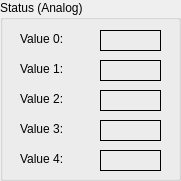
    <widget class="QGroupBox" name="groupBox_8">
     <property name="geometry">
      <rect>
       <x>320</x>
       <y>520</y>
       <width>181</width>
       <height>181</height>
      </rect>
     </property>
     <property name="title">
      <string>Status (Analog)</string>
     </property>
     <widget class="PyDMLabel" name="PyDMLabel_182">
      <property name="geometry">
       <rect>
        <x>20</x>
        <y>90</y>
        <width>66</width>
        <height>17</height>
       </rect>
      </property>
      <property name="toolTip">
       <string/>
      </property>
      <property name="text">
       <string>Value 2:</string>
      </property>
     </widget>
     <widget class="PyDMLabel" name="PyDMLabel_183">
      <property name="geometry">
       <rect>
        <x>20</x>
        <y>30</y>
        <width>66</width>
        <height>17</height>
       </rect>
      </property>
      <property name="toolTip">
       <string/>
      </property>
      <property name="text">
       <string>Value 0:</string>
      </property>
     </widget>
     <widget class="PyDMLabel" name="PyDMLabel_184">
      <property name="geometry">
       <rect>
        <x>20</x>
        <y>120</y>
        <width>66</width>
        <height>17</height>
       </rect>
      </property>
      <property name="toolTip">
       <string/>
      </property>
      <property name="text">
       <string>Value 3:</string>
      </property>
     </widget>
     <widget class="PyDMLabel" name="PyDMLabel_185">
      <property name="geometry">
       <rect>
        <x>20</x>
        <y>150</y>
        <width>66</width>
        <height>17</height>
       </rect>
      </property>
      <property name="toolTip">
       <string/>
      </property>
      <property name="text">
       <string>Value 4:</string>
      </property>
     </widget>
     <widget class="PyDMLabel" name="PyDMLabel_186">
      <property name="geometry">
       <rect>
        <x>20</x>
        <y>60</y>
        <width>66</width>
        <height>17</height>
       </rect>
      </property>
      <property name="toolTip">
       <string/>
      </property>
      <property name="text">
       <string>Value 1:</string>
      </property>
     </widget>
     <widget class="PyDMLabel" name="PyDMLabel_38">
      <property name="geometry">
       <rect>
        <x>100</x>
        <y>30</y>
        <width>61</width>
        <height>21</height>
       </rect>
      </property>
      <property name="toolTip">
       <string/>
      </property>
      <property name="frameShape">
       <enum>QFrame::Box</enum>
      </property>
      <property name="text">
       <string/>
      </property>
      <property name="precision" stdset="0">
       <number>0</number>
      </property>
      <property name="showUnits" stdset="0">
       <bool>false</bool>
      </property>
      <property name="precisionFromPV" stdset="0">
       <bool>false</bool>
      </property>
      <property name="alarmSensitiveContent" stdset="0">
       <bool>false</bool>
      </property>
      <property name="alarmSensitiveBorder" stdset="0">
       <bool>false</bool>
      </property>
      <property name="PyDMToolTip" stdset="0">
       <string/>
      </property>
      <property name="channel" stdset="0">
       <string>ca://${DEV}:STATUS_A1</string>
      </property>
     </widget>
     <widget class="PyDMLabel" name="PyDMLabel_39">
      <property name="geometry">
       <rect>
        <x>100</x>
        <y>60</y>
        <width>61</width>
        <height>21</height>
       </rect>
      </property>
      <property name="toolTip">
       <string/>
      </property>
      <property name="frameShape">
       <enum>QFrame::Box</enum>
      </property>
      <property name="text">
       <string/>
      </property>
      <property name="precision" stdset="0">
       <number>0</number>
      </property>
      <property name="showUnits" stdset="0">
       <bool>false</bool>
      </property>
      <property name="precisionFromPV" stdset="0">
       <bool>false</bool>
      </property>
      <property name="alarmSensitiveContent" stdset="0">
       <bool>false</bool>
      </property>
      <property name="alarmSensitiveBorder" stdset="0">
       <bool>false</bool>
      </property>
      <property name="PyDMToolTip" stdset="0">
       <string/>
      </property>
      <property name="channel" stdset="0">
       <string>ca://${DEV}:STATUS_A2</string>
      </property>
     </widget>
     <widget class="PyDMLabel" name="PyDMLabel_40">
      <property name="geometry">
       <rect>
        <x>100</x>
        <y>90</y>
        <width>61</width>
        <height>21</height>
       </rect>
      </property>
      <property name="toolTip">
       <string/>
      </property>
      <property name="frameShape">
       <enum>QFrame::Box</enum>
      </property>
      <property name="text">
       <string/>
      </property>
      <property name="precision" stdset="0">
       <number>0</number>
      </property>
      <property name="showUnits" stdset="0">
       <bool>false</bool>
      </property>
      <property name="precisionFromPV" stdset="0">
       <bool>false</bool>
      </property>
      <property name="alarmSensitiveContent" stdset="0">
       <bool>false</bool>
      </property>
      <property name="alarmSensitiveBorder" stdset="0">
       <bool>false</bool>
      </property>
      <property name="PyDMToolTip" stdset="0">
       <string/>
      </property>
      <property name="channel" stdset="0">
       <string>ca://${DEV}:STATUS_A3</string>
      </property>
     </widget>
     <widget class="PyDMLabel" name="PyDMLabel_41">
      <property name="geometry">
       <rect>
        <x>100</x>
        <y>120</y>
        <width>61</width>
        <height>21</height>
       </rect>
      </property>
      <property name="toolTip">
       <string/>
      </property>
      <property name="frameShape">
       <enum>QFrame::Box</enum>
      </property>
      <property name="text">
       <string/>
      </property>
      <property name="precision" stdset="0">
       <number>0</number>
      </property>
      <property name="showUnits" stdset="0">
       <bool>false</bool>
      </property>
      <property name="precisionFromPV" stdset="0">
       <bool>false</bool>
      </property>
      <property name="alarmSensitiveContent" stdset="0">
       <bool>false</bool>
      </property>
      <property name="alarmSensitiveBorder" stdset="0">
       <bool>false</bool>
      </property>
      <property name="PyDMToolTip" stdset="0">
       <string/>
      </property>
      <property name="channel" stdset="0">
       <string>ca://${DEV}:STATUS_A4</string>
      </property>
     </widget>
     <widget class="PyDMLabel" name="PyDMLabel_42">
      <property name="geometry">
       <rect>
        <x>100</x>
        <y>150</y>
        <width>61</width>
        <height>21</height>
       </rect>
      </property>
      <property name="toolTip">
       <string/>
      </property>
      <property name="frameShape">
       <enum>QFrame::Box</enum>
      </property>
      <property name="text">
       <string/>
      </property>
      <property name="precision" stdset="0">
       <number>0</number>
      </property>
      <property name="showUnits" stdset="0">
       <bool>false</bool>
      </property>
      <property name="precisionFromPV" stdset="0">
       <bool>false</bool>
      </property>
      <property name="alarmSensitiveContent" stdset="0">
       <bool>false</bool>
      </property>
      <property name="alarmSensitiveBorder" stdset="0">
       <bool>false</bool>
      </property>
      <property name="PyDMToolTip" stdset="0">
       <string/>
      </property>
      <property name="channel" stdset="0">
       <string>ca://${DEV}:STATUS_A5</string>
      </property>
     </widget>
    </widget>
